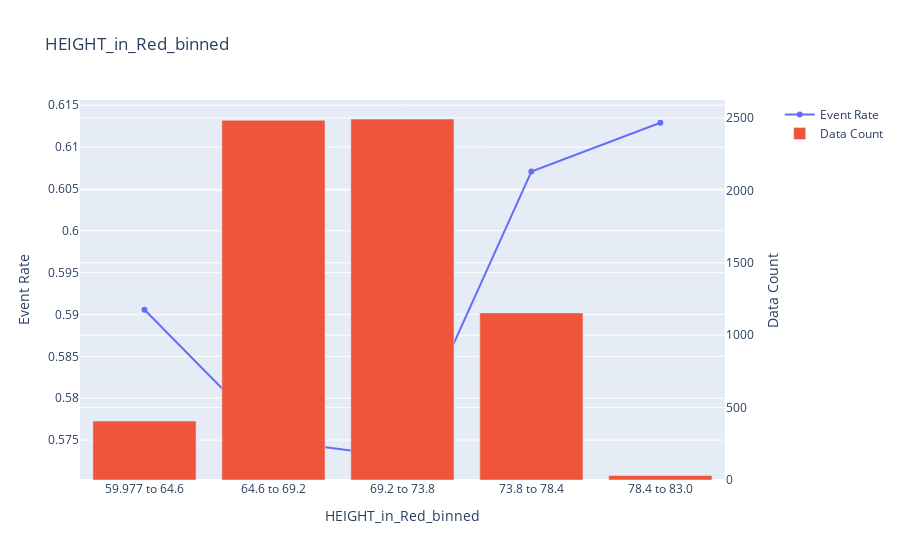
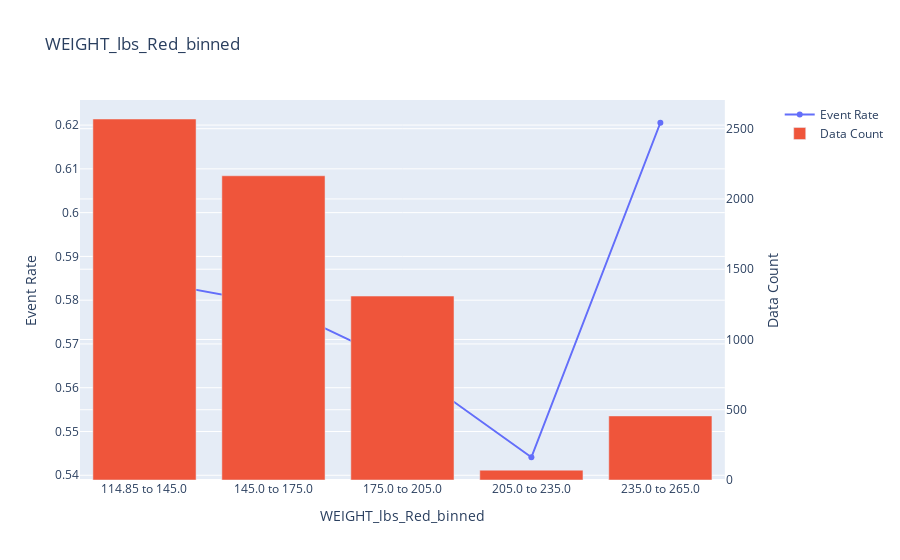
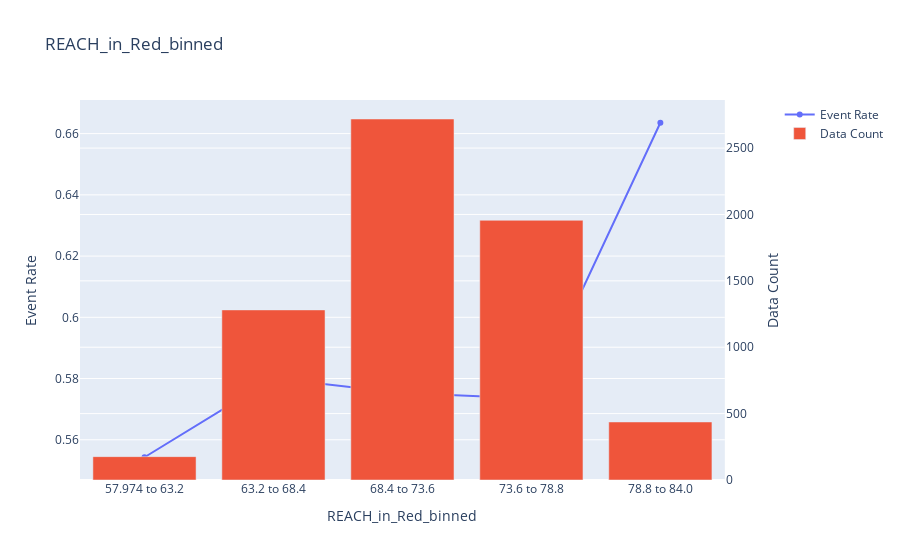
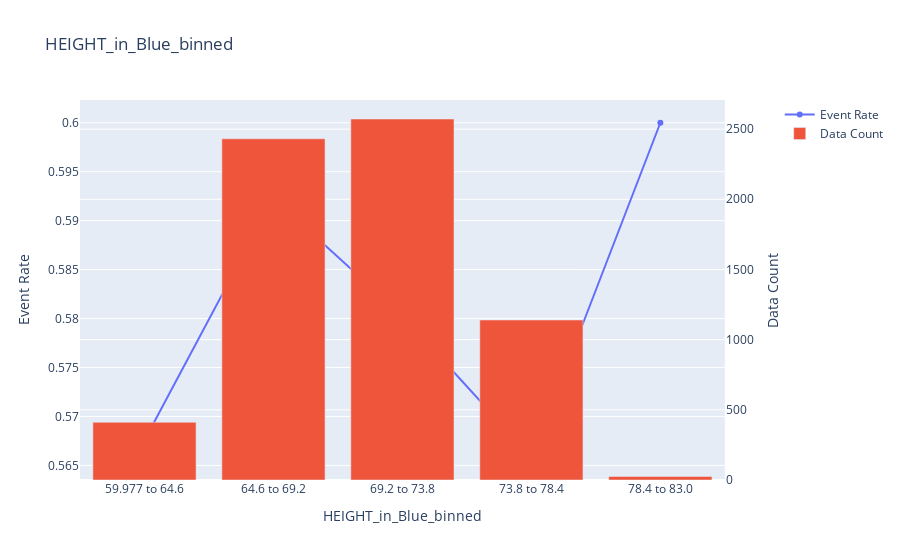

The cell these charts' notebook holds for them, in order:
### Code cell
numeric_features = df.dtypes[df.dtypes == 'float64'][1:].index

for col in numeric_features:
    # print(col)
    event_rate(df, col, 'Red_Victory', bins=5)[1].show()

### Figure 1 — Plotly figure (JSON) as saved in the notebook; plotly's stock layout.template omitted (floating-point values rounded to 4 significant figures)
{"data": [{"mode": "lines+markers", "name": "Event Rate", "type": "scatter", "x": ["59.977 to 64.6", "64.6 to 69.2", "69.2 to 73.8", "73.8 to 78.4", "78.4 to 83.0"], "xaxis": "x", "y": [0.5906, 0.5749, 0.5729, 0.6071, 0.6129], "yaxis": "y"}, {"name": "Data Count", "type": "bar", "x": ["59.977 to 64.6", "64.6 to 69.2", "69.2 to 73.8", "73.8 to 78.4", "78.4 to 83.0"], "xaxis": "x", "y": [407, 2484, 2493, 1154, 31], "yaxis": "y2"}], "layout": {"title": {"text": "HEIGHT_in_Red_binned"}, "xaxis": {"anchor": "y", "domain": [0, 0.94], "title": {"text": "HEIGHT_in_Red_binned"}}, "yaxis": {"anchor": "x", "domain": [0, 1], "title": {"text": "Event Rate"}}, "yaxis2": {"anchor": "x", "overlaying": "y", "side": "right", "title": {"text": "Data Count"}}}}

### Figure 2 — Plotly figure (JSON) as saved in the notebook; plotly's stock layout.template omitted (floating-point values rounded to 4 significant figures)
{"data": [{"mode": "lines+markers", "name": "Event Rate", "type": "scatter", "x": ["114.85 to 145.0", "145.0 to 175.0", "175.0 to 205.0", "205.0 to 235.0", "235.0 to 265.0"], "xaxis": "x", "y": [0.5845, 0.5791, 0.5652, 0.5441, 0.6205], "yaxis": "y"}, {"name": "Data Count", "type": "bar", "x": ["114.85 to 145.0", "145.0 to 175.0", "175.0 to 205.0", "205.0 to 235.0", "235.0 to 265.0"], "xaxis": "x", "y": [2569, 2165, 1309, 70, 456], "yaxis": "y2"}], "layout": {"title": {"text": "WEIGHT_lbs_Red_binned"}, "xaxis": {"anchor": "y", "domain": [0, 0.94], "title": {"text": "WEIGHT_lbs_Red_binned"}}, "yaxis": {"anchor": "x", "domain": [0, 1], "title": {"text": "Event Rate"}}, "yaxis2": {"anchor": "x", "overlaying": "y", "side": "right", "title": {"text": "Data Count"}}}}

### Figure 3 — Plotly figure (JSON) as saved in the notebook; plotly's stock layout.template omitted (floating-point values rounded to 4 significant figures)
{"data": [{"mode": "lines+markers", "name": "Event Rate", "type": "scatter", "x": ["57.974 to 63.2", "63.2 to 68.4", "68.4 to 73.6", "73.6 to 78.8", "78.8 to 84.0"], "xaxis": "x", "y": [0.5543, 0.5801, 0.5753, 0.5735, 0.6636], "yaxis": "y"}, {"name": "Data Count", "type": "bar", "x": ["57.974 to 63.2", "63.2 to 68.4", "68.4 to 73.6", "73.6 to 78.8", "78.8 to 84.0"], "xaxis": "x", "y": [176, 1281, 2719, 1956, 437], "yaxis": "y2"}], "layout": {"title": {"text": "REACH_in_Red_binned"}, "xaxis": {"anchor": "y", "domain": [0, 0.94], "title": {"text": "REACH_in_Red_binned"}}, "yaxis": {"anchor": "x", "domain": [0, 1], "title": {"text": "Event Rate"}}, "yaxis2": {"anchor": "x", "overlaying": "y", "side": "right", "title": {"text": "Data Count"}}}}

### Figure 4 — Plotly figure (JSON) as saved in the notebook; plotly's stock layout.template omitted (floating-point values rounded to 4 significant figures)
{"data": [{"mode": "lines+markers", "name": "Event Rate", "type": "scatter", "x": ["59.977 to 64.6", "64.6 to 69.2", "69.2 to 73.8", "73.8 to 78.4", "78.4 to 83.0"], "xaxis": "x", "y": [0.5676, 0.5923, 0.5803, 0.5658, 0.6], "yaxis": "y"}, {"name": "Data Count", "type": "bar", "x": ["59.977 to 64.6", "64.6 to 69.2", "69.2 to 73.8", "73.8 to 78.4", "78.4 to 83.0"], "xaxis": "x", "y": [411, 2431, 2572, 1140, 25], "yaxis": "y2"}], "layout": {"title": {"text": "HEIGHT_in_Blue_binned"}, "xaxis": {"anchor": "y", "domain": [0, 0.94], "title": {"text": "HEIGHT_in_Blue_binned"}}, "yaxis": {"anchor": "x", "domain": [0, 1], "title": {"text": "Event Rate"}}, "yaxis2": {"anchor": "x", "overlaying": "y", "side": "right", "title": {"text": "Data Count"}}}}
